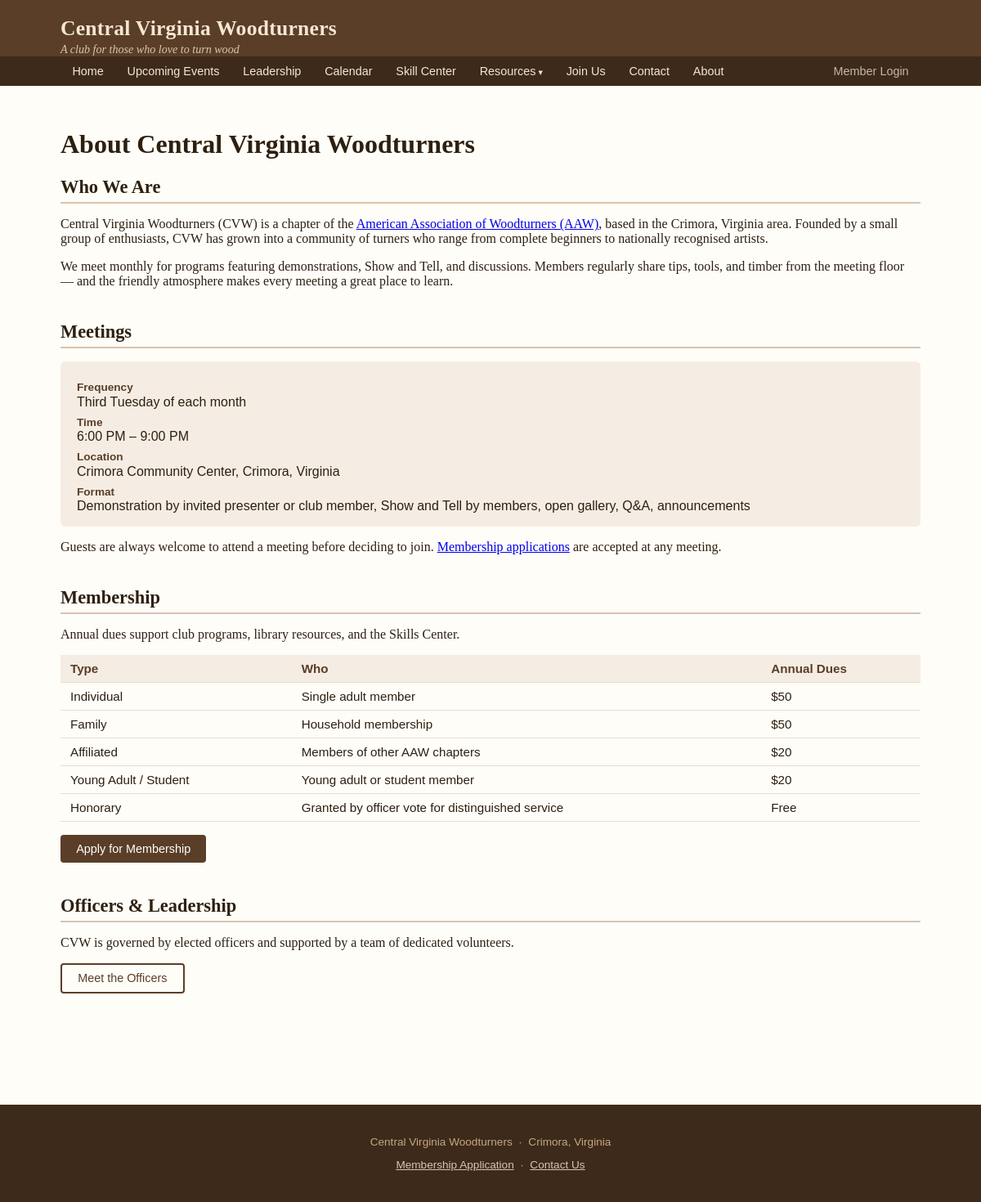
Screenshot of /site/about with the database file from the repository.
### app/models/site_content.py (models this page shows)
class SiteSetting(Base):
    __tablename__ = "site_settings"
    key        = Column(String, primary_key=True)
    label      = Column(String, nullable=False)   # human-readable label for admin form
    value      = Column(String, default="")
    updated_at = Column(DateTime, onupdate=func.now())

class ContentBlock(Base):
    __tablename__ = "content_blocks"
    key        = Column(String, primary_key=True)
    title      = Column(String, nullable=False)   # human-readable name for admin list
    body       = Column(String, default="")
    updated_at = Column(DateTime, onupdate=func.now())

### app/routers/public_.py (the view)
@router.get("/about", response_class=HTMLResponse)
def public_about(request: Request, db: Session = Depends(get_db)):
    if redir := _member_check("about", request, db):
        return redir
    s = _settings(db)
    return templates.TemplateResponse("public/about.html", {
        "request": request,
        "s": s,
        "block_who_we_are":       _block("about_who_we_are", db),
        "block_membership_intro": _block("about_membership_intro", db),
    })

### app/templates/public/about.html (shortened to what this page needs)
{% extends "base_public.html" %}
{% block content %}
<h1>About Central Virginia Woodturners</h1>
<div class="pub-section">
    <h2>Who We Are</h2>
    {{ block_who_we_are | safe }}
</div>
<div class="pub-section">
    <h2>Meetings</h2>
    <div class="meeting-info">
        <dl>
            <dt>Frequency</dt>
            <dd>{{ s.meeting_day }}</dd>
            <dt>Time</dt>
            <dd>{{ s.meeting_time }}</dd>
            <dt>Location</dt>
            <dd>{{ s.meeting_location }}</dd>
            <dt>Format</dt>
            <dd>{{ s.meeting_format }}</dd>
        </dl>
    </div>
    <p>
        Guests are always welcome to attend a meeting before deciding to join.
        <a href="/apply">Membership applications</a> are accepted at any meeting.
    </p>
</div>
<div class="pub-section">
    <h2>Membership</h2>
    {{ block_membership_intro | safe }}
    <table style="margin-top:0.75rem">
        <thead><tr><th>Type</th><th>Who</th><th>Annual Dues</th></tr></thead>
        <tbody>
            <tr><td>Individual</td><td>Single adult member</td><td>{{ s.dues_individual }}</td></tr>
            <tr><td>Family</td><td>Household membership</td><td>{{ s.dues_family }}</td></tr>
            <tr><td>Affiliated</td><td>Members of other AAW chapters</td><td>{{ s.dues_affiliated }}</td></tr>
            <tr><td>Young Adult / Student</td><td>Young adult or student member</td><td>{{ s.dues_young_adult }}</td></tr>
            <tr><td>Honorary</td><td>Granted by officer vote for distinguished service</td><td>{{ s.dues_honorary }}</td></tr>
        </tbody>
    </table>
    <p style="margin-top:1rem">
        <a href="/apply" class="pub-btn pub-btn-primary">Apply for Membership</a>
    </p>
</div>
<div class="pub-section">
    <h2>Officers &amp; Leadership</h2>
    <p>CVW is governed by elected officers and supported by a team of dedicated volunteers.</p>
    <p><a href="/site/officers" class="pub-btn pub-btn-outline">Meet the Officers</a></p>
</div>
{% endblock %}

### app/templates/base_public.html (style rules this page uses)
* { box-sizing: border-box; }
body { font-family: Georgia, 'Times New Roman', serif; margin: 0; color: #2c2010; background: #fffdf8; }
.pub-section { margin-bottom: 2.5rem; }
.pub-section h2 { font-size: 1.4rem; border-bottom: 2px solid #d9c4b0; padding-bottom: 0.3rem; margin-bottom: 1rem; }
table { width: 100%; border-collapse: collapse; font-family: sans-serif; font-size: 0.95rem; }
th, td { text-align: left; padding: 0.5rem 0.75rem; border-bottom: 1px solid #e8ddd0; }
th { background: #f5ede3; font-weight: 600; color: #5a3e28; }
.pub-btn { display: inline-block; padding: 0.55rem 1.2rem; border-radius: 4px; text-decoration: none; font-family: sans-serif; font-size: 0.9rem; cursor: pointer; border: none; }
.pub-btn-primary { background: #5a3e28; color: #fff; }
.pub-btn-outline { background: transparent; border: 2px solid #5a3e28; color: #5a3e28; }
.meeting-info { background: #f5ede3; border-radius: 6px; padding: 1rem 1.25rem; font-family: sans-serif; margin-bottom: 1rem; }
.meeting-info dt { font-weight: 600; color: #5a3e28; font-size: 0.85rem; margin-top: 0.5rem; }
.meeting-info dd { margin: 0.1rem 0 0; }
dl { margin: 0; }

### rows the page displays
SiteSetting: meeting_day "Third Tuesday of each month"
SiteSetting: meeting_time "6:00 PM – 9:00 PM"
SiteSetting: meeting_location "Crimora Community Center, Crimora, Virginia"
SiteSetting: meeting_format "Demonstration by invited presenter or club member, Show and Tell by members, open gallery, Q&A, announcements"
ContentBlock: body "Annual dues support club programs, library resources, and the Skills Center."
SiteSetting: dues_individual "$50"
SiteSetting: dues_family "$50"
SiteSetting: dues_affiliated "$20"
SiteSetting: dues_young_adult "$20"
SiteSetting: dues_honorary "Free"
